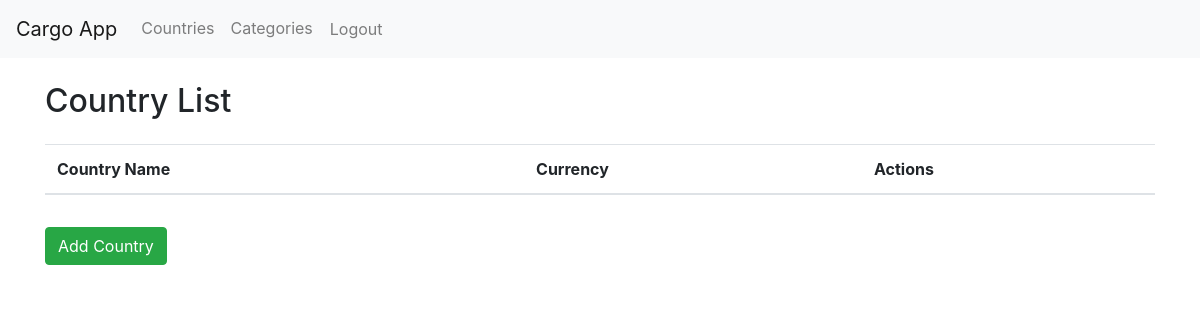
Page /countries/ (signed in) on the earlier database version.
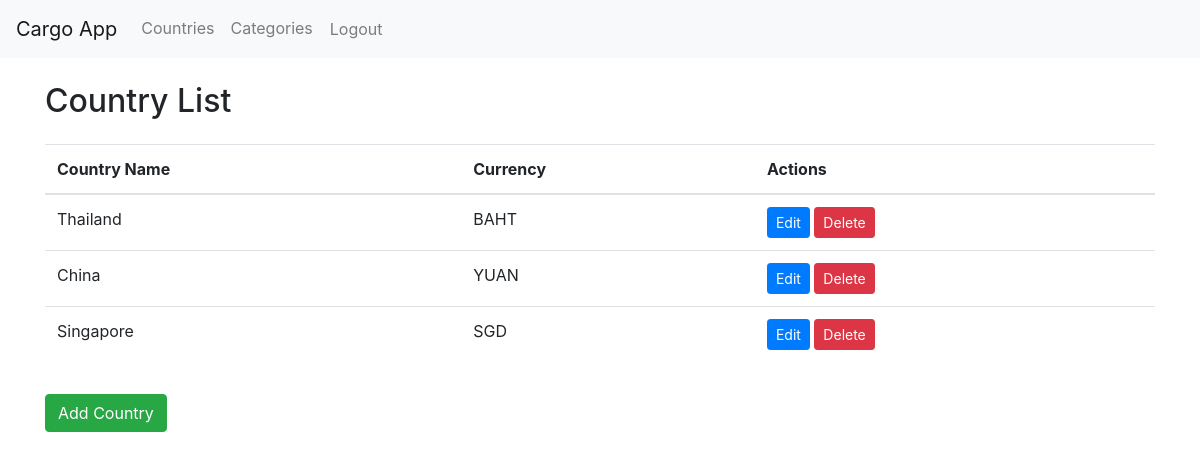
Same page on the later database version.
### cargo_app/models.py (models this page shows, shortened)
class Country(models.Model):
    country_name = models.CharField(max_length=100)
    country_flag = models.URLField()
    country_currency = models.CharField(max_length=10)

### cargo_app/views.py (the view)
# urls.py: path('countries/', CountryListView.as_view(), name='country-list'),
class CountryListView(LoginRequiredMixin, ListView):
    model = Country
    template_name = 'country_list.html'
    context_object_name = 'countries'

### cargo_app/templates/country_list.html (shortened to what this page needs)
{% extends 'base.html' %}
{% block content %}
<h2 class="mb-4">Country List</h2>
<table class="table table-hover">
  <thead>
    <tr>
      <th scope="col">Country Name</th>
      <th scope="col">Currency</th>
      <th scope="col">Actions</th>
    </tr>
  </thead>
  <tbody>
    {% for country in countries %}
    <tr>
      <td>{{ country.country_name }}</td>
      <td>{{ country.country_currency }}</td>
      <td>
        <a href="{% url 'cargo_app:country-update' pk=country.pk %}" class="btn btn-primary btn-sm">Edit</a>
        <a href="{% url 'cargo_app:country-delete' pk=country.pk %}" class="btn btn-danger btn-sm">Delete</a>
      </td>
    </tr>
    {% endfor %}
  </tbody>
</table>
<a href="{% url 'cargo_app:country-create' %}" class="btn btn-success mt-3">Add Country</a>
{% endblock %}

Differences in the rows shown:
added Country: country_name "Thailand", country_currency "BAHT"
added Country: country_name "China", country_currency "YUAN"
added Country: country_name "Singapore", country_currency "SGD"
